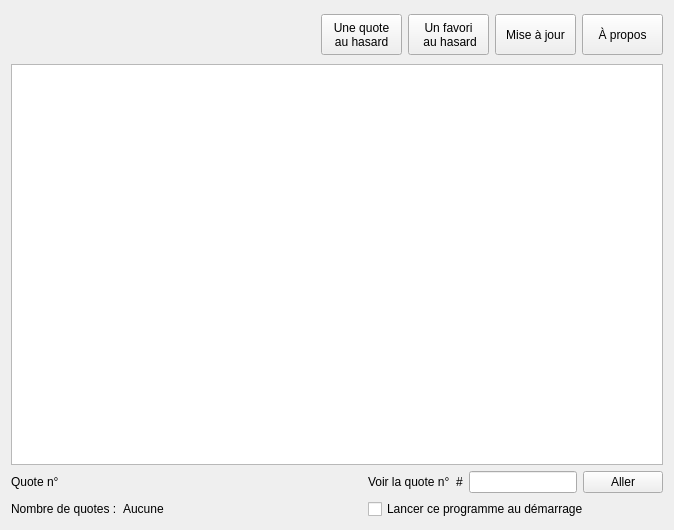
<?xml version="1.0" encoding="UTF-8"?>
<ui version="4.0">
 <class>FenPrincipale</class>
 <widget class="QWidget" name="FenPrincipale">
  <property name="geometry">
   <rect>
    <x>0</x>
    <y>0</y>
    <width>674</width>
    <height>530</height>
   </rect>
  </property>
  <property name="windowTitle">
   <string>Dans ton Chat</string>
  </property>
  <layout class="QVBoxLayout" name="verticalLayout_3">
   <item>
    <layout class="QHBoxLayout" name="horizontalLayout_5">
     <property name="sizeConstraint">
      <enum>QLayout::SetMaximumSize</enum>
     </property>
     <item>
      <widget class="QPushButton" name="ouvrirSite">
       <property name="sizePolicy">
        <sizepolicy hsizetype="Minimum" vsizetype="Fixed">
         <horstretch>241</horstretch>
         <verstretch>41</verstretch>
        </sizepolicy>
       </property>
       <property name="minimumSize">
        <size>
         <width>246</width>
         <height>47</height>
        </size>
       </property>
       <property name="maximumSize">
        <size>
         <width>241</width>
         <height>41</height>
        </size>
       </property>
       <property name="text">
        <string/>
       </property>
       <property name="flat">
        <bool>true</bool>
       </property>
      </widget>
     </item>
     <item>
      <spacer name="horizontalSpacer">
       <property name="orientation">
        <enum>Qt::Horizontal</enum>
       </property>
       <property name="sizeHint" stdset="0">
        <size>
         <width>40</width>
         <height>20</height>
        </size>
       </property>
      </spacer>
     </item>
     <item>
      <widget class="QPushButton" name="boutonQuote">
       <property name="sizePolicy">
        <sizepolicy hsizetype="Fixed" vsizetype="Fixed">
         <horstretch>81</horstretch>
         <verstretch>41</verstretch>
        </sizepolicy>
       </property>
       <property name="minimumSize">
        <size>
         <width>81</width>
         <height>41</height>
        </size>
       </property>
       <property name="maximumSize">
        <size>
         <width>81</width>
         <height>41</height>
        </size>
       </property>
       <property name="text">
        <string>Une quote 
au hasard</string>
       </property>
      </widget>
     </item>
     <item>
      <widget class="QPushButton" name="boutonFavori">
       <property name="sizePolicy">
        <sizepolicy hsizetype="Fixed" vsizetype="Fixed">
         <horstretch>81</horstretch>
         <verstretch>41</verstretch>
        </sizepolicy>
       </property>
       <property name="minimumSize">
        <size>
         <width>81</width>
         <height>41</height>
        </size>
       </property>
       <property name="maximumSize">
        <size>
         <width>81</width>
         <height>41</height>
        </size>
       </property>
       <property name="text">
        <string>Un favori
 au hasard</string>
       </property>
      </widget>
     </item>
     <item>
      <widget class="QPushButton" name="boutonMaj">
       <property name="enabled">
        <bool>true</bool>
       </property>
       <property name="sizePolicy">
        <sizepolicy hsizetype="Fixed" vsizetype="Fixed">
         <horstretch>81</horstretch>
         <verstretch>41</verstretch>
        </sizepolicy>
       </property>
       <property name="minimumSize">
        <size>
         <width>81</width>
         <height>41</height>
        </size>
       </property>
       <property name="maximumSize">
        <size>
         <width>81</width>
         <height>41</height>
        </size>
       </property>
       <property name="text">
        <string>Mise à jour</string>
       </property>
      </widget>
     </item>
     <item>
      <widget class="QPushButton" name="boutonAbout">
       <property name="sizePolicy">
        <sizepolicy hsizetype="Fixed" vsizetype="Fixed">
         <horstretch>81</horstretch>
         <verstretch>41</verstretch>
        </sizepolicy>
       </property>
       <property name="minimumSize">
        <size>
         <width>81</width>
         <height>41</height>
        </size>
       </property>
       <property name="maximumSize">
        <size>
         <width>81</width>
         <height>41</height>
        </size>
       </property>
       <property name="text">
        <string>À propos</string>
       </property>
      </widget>
     </item>
    </layout>
   </item>
   <item>
    <widget class="QTextEdit" name="textEditQuote">
     <property name="enabled">
      <bool>true</bool>
     </property>
     <property name="sizeIncrement">
      <size>
       <width>1</width>
       <height>1</height>
      </size>
     </property>
     <property name="font">
      <font>
       <family>Courier New</family>
      </font>
     </property>
     <property name="readOnly">
      <bool>true</bool>
     </property>
    </widget>
   </item>
   <item>
    <layout class="QHBoxLayout" name="horizontalLayout_4">
     <property name="sizeConstraint">
      <enum>QLayout::SetMaximumSize</enum>
     </property>
     <item>
      <layout class="QVBoxLayout" name="verticalLayout">
       <item>
        <layout class="QHBoxLayout" name="horizontalLayout">
         <item>
          <widget class="QLabel" name="label_2">
           <property name="text">
            <string>Quote n°</string>
           </property>
          </widget>
         </item>
         <item>
          <widget class="QLabel" name="labelIDQuote">
           <property name="minimumSize">
            <size>
             <width>191</width>
             <height>0</height>
            </size>
           </property>
           <property name="text">
            <string/>
           </property>
           <property name="textFormat">
            <enum>Qt::AutoText</enum>
           </property>
           <property name="openExternalLinks">
            <bool>true</bool>
           </property>
          </widget>
         </item>
        </layout>
       </item>
       <item>
        <layout class="QHBoxLayout" name="horizontalLayout_2">
         <item>
          <widget class="QLabel" name="label_3">
           <property name="text">
            <string>Nombre de quotes :</string>
           </property>
          </widget>
         </item>
         <item>
          <widget class="QLabel" name="labelNbQuotes">
           <property name="minimumSize">
            <size>
             <width>151</width>
             <height>0</height>
            </size>
           </property>
           <property name="text">
            <string>Aucune</string>
           </property>
          </widget>
         </item>
        </layout>
       </item>
      </layout>
     </item>
     <item>
      <spacer name="horizontalSpacer_2">
       <property name="orientation">
        <enum>Qt::Horizontal</enum>
       </property>
       <property name="sizeHint" stdset="0">
        <size>
         <width>47</width>
         <height>20</height>
        </size>
       </property>
      </spacer>
     </item>
     <item>
      <layout class="QVBoxLayout" name="verticalLayout_2">
       <item>
        <layout class="QHBoxLayout" name="horizontalLayout_3">
         <item>
          <widget class="QLabel" name="label_4">
           <property name="text">
            <string>Voir la quote n°</string>
           </property>
          </widget>
         </item>
         <item>
          <widget class="QLabel" name="label_5">
           <property name="text">
            <string>#</string>
           </property>
          </widget>
         </item>
         <item>
          <widget class="QLineEdit" name="lineEditNumeroQuote"/>
         </item>
         <item>
          <widget class="QPushButton" name="goQuote">
           <property name="text">
            <string>Aller</string>
           </property>
          </widget>
         </item>
        </layout>
       </item>
       <item>
        <widget class="QCheckBox" name="checkRunStart">
         <property name="text">
          <string>Lancer ce programme au démarrage</string>
         </property>
        </widget>
       </item>
      </layout>
     </item>
    </layout>
   </item>
  </layout>
 </widget>
 <tabstops>
  <tabstop>boutonQuote</tabstop>
  <tabstop>boutonFavori</tabstop>
  <tabstop>boutonMaj</tabstop>
  <tabstop>boutonAbout</tabstop>
  <tabstop>lineEditNumeroQuote</tabstop>
  <tabstop>goQuote</tabstop>
  <tabstop>checkRunStart</tabstop>
  <tabstop>ouvrirSite</tabstop>
  <tabstop>textEditQuote</tabstop>
 </tabstops>
 <resources/>
 <connections>
  <connection>
   <sender>boutonQuote</sender>
   <signal>clicked()</signal>
   <receiver>textEditQuote</receiver>
   <slot>clear()</slot>
   <hints>
    <hint type="sourcelabel">
     <x>341</x>
     <y>19</y>
    </hint>
    <hint type="destinationlabel">
     <x>405</x>
     <y>90</y>
    </hint>
   </hints>
  </connection>
 </connections>
</ui>
